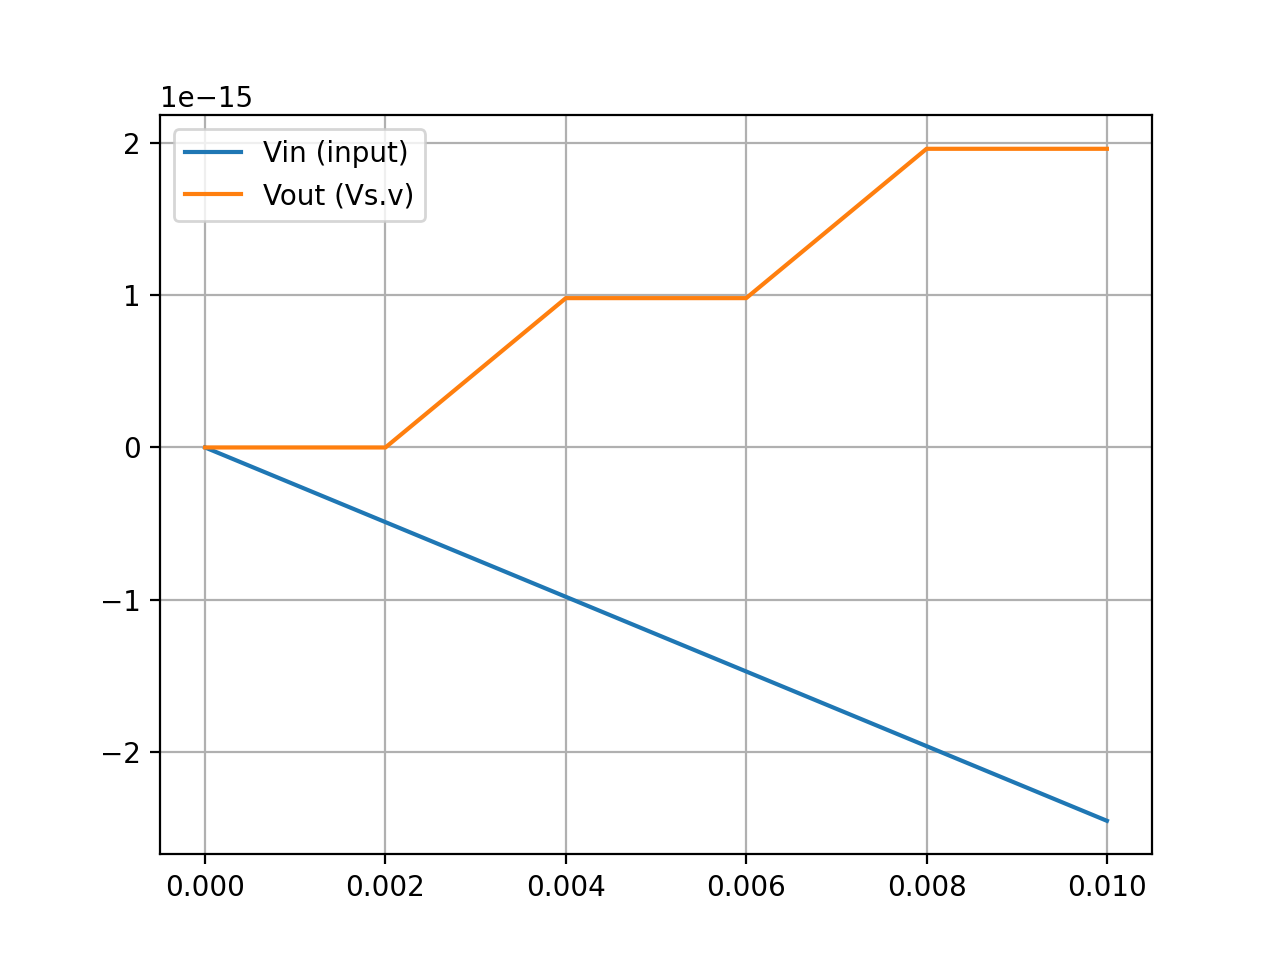

This figure's Python source:
from fmpy import simulate_fmu
import matplotlib.pyplot as plt
import matplotlib
matplotlib.use("Agg")      # Or remove this if you fixed GUI backend

res = simulate_fmu(
    'RC_Filter.fmu',
    start_time=0,
    stop_time=0.01,
    output=['Vin.signalSource.y', 'Vs.v'],
    start_values={'Vin.f': 1000, 'Vin.V': 1.0}
)

t = res['time']
vin = res['Vin.signalSource.y']        # INPUT
vout = res['Vs.v']        # OUTPUT

plt.plot(t, vin, label='Vin (input)')
plt.plot(t, vout, label='Vout (Vs.v)')
plt.legend()
plt.grid(True)
plt.savefig("rc_filter.png", dpi=200)
